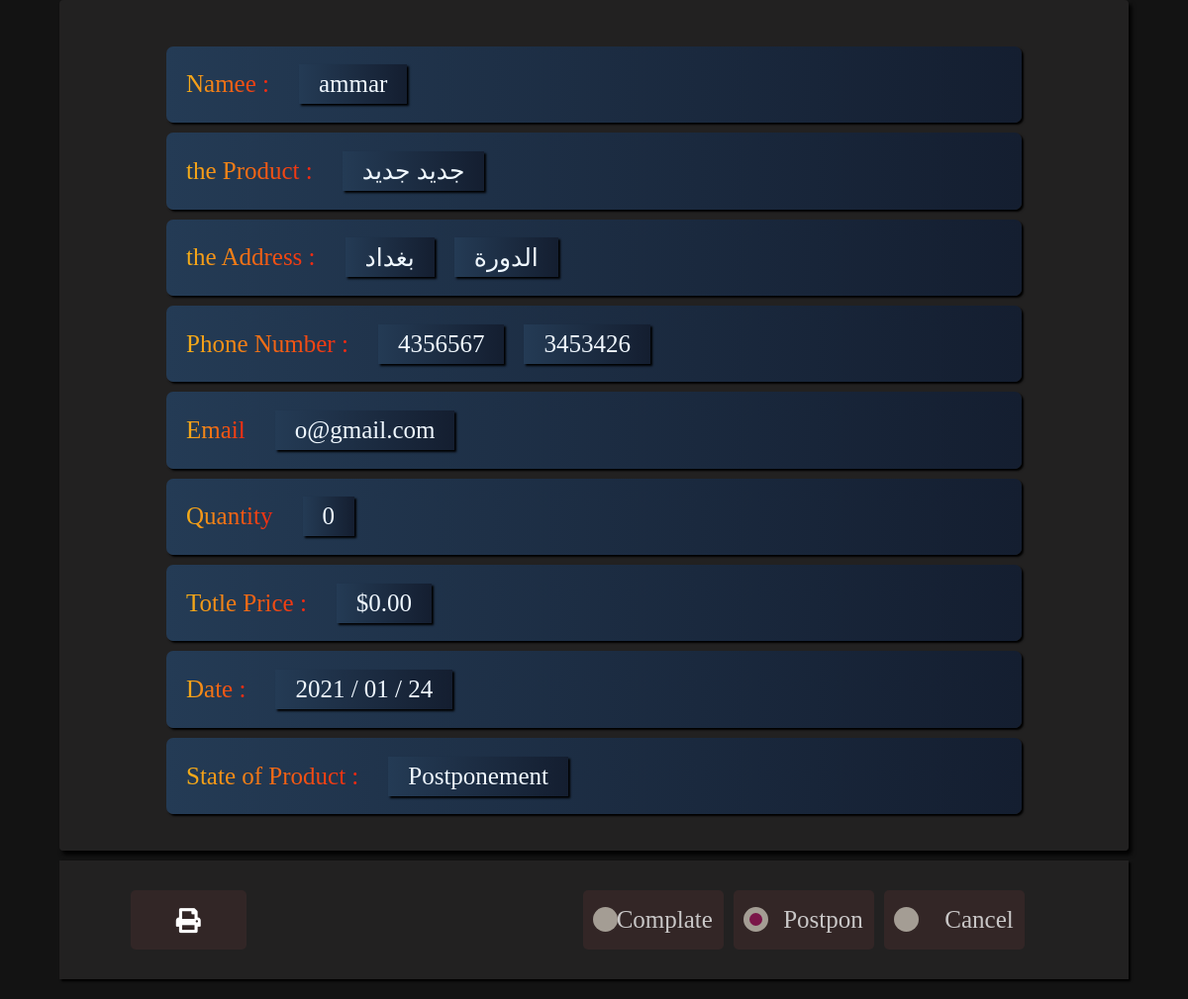
The page /6/ (signed in) on the database its author committed.
### products/models.py (models this page shows, shortened)
class OrderItem(models.Model):
    product=models.ForeignKey(Product,on_delete=models.CASCADE)
    customer=models.ForeignKey(User,on_delete=models.CASCADE)
    quantity=models.IntegerField(default=0)
    date_add=models.DateTimeField(default=datetime.datetime.now)
    address=models.ForeignKey('Address',on_delete=models.CASCADE,null=True,blank=True)
    complate=models.CharField(null=True,blank=True, max_length=20)
    def totleprice(self):
        if self.product.PRDDiscount:
            totle=self.quantity * self.product.PRDDiscount
        else:
            totle=self.quantity * self.product.PRDPrice
        return totle

class Product(models.Model):
    PRDName=models.CharField(max_length=300,verbose_name="name of product")
    PRDName_ar=models.CharField(max_length=300,verbose_name="name of product in arabic")
    PRDPrice=models.DecimalField(default=0 , max_digits=5, decimal_places=2,verbose_name="The price in arabic")
    PRDPrice_ar=models.DecimalField(default=0 , max_digits=5, decimal_places=2,verbose_name="The price")
    PRDDiscription=models.TextField(verbose_name="Discribtion of product")
    PRDDiscription_ar=models.TextField(verbose_name="Discribtion of product in arabic")
    PRDIamge=models.ImageField(default='/none.jpeg',upload_to='media')
    CHOICES_TYPE=(('Carpets and meridians','Carpets and meridians'),('the games','the games'),('Electrical','Electrical'),('Mobile phones','Mobile phones'))
    CHOICES_TYPE_ar=(('سجادات و زوالي','سجادات و زوالي'),('الالعاب','الالعاب'),('الكهربائيات','الكهربائيات'),('الهواتف المحمولة','الهواتف المحمولة'))
    PRDType=models.CharField(max_length=90,choices=CHOICES_TYPE,verbose_name="Type of product")
    PRDType_ar=models.CharField(max_length=90,choices=CHOICES_TYPE_ar,verbose_name="Type of product in arabic")
    CHOICES_STATE=(('new','new'),('old','old'))
    CHOICES_STATE_ar=(('جديد','جديد'),('قديم','قديم'))
    PRDSate=models.CharField(choices=CHOICES_STATE,max_length=20,verbose_name="state of product ")
    PRDSate_ar=models.CharField(choices= CHOICES_STATE_ar,max_length=20 ,verbose_name="state of product in arabic")
    PRDDiscount=models.DecimalField(blank=True,null=True ,default=0 , max_digits=5, decimal_places=2,verbose_name="The Discount")
    PRDDiscount_ar=models.DecimalField(blank=True,null=True,default=0 , max_digits=5, decimal_places=2,verbose_name="The Discount in arabic")
    PRDSlug=models.SlugField(blank=True,null=True)
    def __str__(self):
        return str(self.PRDName)

class Address(models.Model):
    user=models.ForeignKey(User,on_delete=models.CASCADE)
    covernorate=models.CharField(default='بغداد',max_length=30)
    state=models.CharField(max_length=100)
    phone_number1=models.CharField(max_length=11)
    phone_number2=models.CharField(max_length=11)
    email=models.EmailField(blank=True ,null=True)
    date_add=models.DateTimeField(default=datetime.datetime.now)

### project/view.py (the view)
# urls.py: path('<int:id>/',detail,name='detaill'),
def detail(request ,id):
    if request.user.is_authenticated and request.user.username == 'Social':
        order=OrderItem.objects.get(id=id)
        return render(request,'home_template/detail.html',{'obj':order})
    else: return redirect('login')

### products/context_processor.py (called while the page is built)
def allorders(request):
    count=0
    if request.user.is_authenticated:
        obj=OrderItem.objects.filter(customer=request.user)
        for i in obj:
            count +=i.quantity
    return{'all':count}

def everyorder(request):
    obj=0
    countCa=0
    countCo=0
    countPo=0
    if request.user.is_authenticated:
        obj2=OrderItem.objects.all()
        for fillter in obj2:
            if fillter.address :
                if fillter.complate :
                    obj+=1
                if fillter.complate == 'complate':
                    countCo+=1
                elif fillter.complate == 'Cancel':
                    countCa+=1
                elif fillter.complate =='Postponement':
                    countPo+=1
    return{'everyorder':obj ,'countPo':countPo,'countCo':countCo,'countCa':countCa}

### template/home_template/detail.html (shortened to what this page needs)
{% load static %}
<!DOCTYPE html>
<html lang="en">
<head>
    <link rel="stylesheet" href="{% static 'css/detail.css' %}">
    <link rel="stylesheet" href="{% static 'css/mobile_detail.css' %}">
    <link rel="stylesheet" href="{% static 'css/deatail_options.css' %}">
    <link rel="stylesheet" href="https://pro.fontawesome.com/releases/v5.10.0/css/all.css"/>
</head>
<body>
    {% if request.user.is_authenticated and request.user.username == 'Social' %}
    <div class="alldetail" id="alldetail" >
        <div class="cover" id="cover">
        <div class="name_user"><label for="">Namee :</label><div>
            {% if obj.customer.firs_name and obj.customer.last_name %}
            {{obj.customer.firs_name}} &ThinSpace;{{obj.customer.last_name}}
            {% else %}
        {{obj.customer}}
        {% endif %}
        </div>
        </div>
          <div class="name_product"><label for="">the Product :</label><div>{{obj.product}}</div></div>
            <div class="name_address">
                <label for=""> the Address :</label> <div>{{obj.address.covernorate}}</div>
                 <div>{{obj.address.state}}</div>
            </div>
            <div class="phone_number">
                <label for="">Phone Number :</label>
                <div>{{obj.address.phone_number1}}</div>
                <div>{{obj.address.phone_number2}}</div>
            </div>
            <div class="qunatity_detail">
                <label for="">Email</label>
                <div>{{obj.address.email}}</div>
            </div>
            <div class="qunatity_detail">
                <label for="">Quantity</label>
                <div>{{obj.quantity}}</div>
            </div>
            <div class="total_price">
                <label for="">Totle Price :</label>
                <div>${{obj.totleprice}}</div>
            </div>
        <div class="state_product">
            <label for="">Date :</label>
            <div>{{obj.date_add|date:'Y / m / d'}}</div>
        </div>
        <div class="state_product">
            <label for="">State of Product :</label>
            <div>
            {{obj.complate}}
            </div>
        </div>
        </div>
    </div>
    <div class="complate">
        <div class="print_detail"  id="print_detail">
        {% if obj.complate == 'complate' %}
           <p style="cursor: pointer;"><i class="fas fa-print"></i></p>
           {% else %}
           <p class="notallow"><i class="fas fa-print"></i></p>
        {% endif %}
        </div>
        <form action=""  class="form_state"  method="POST" >
            <div class="cancel">
                {% if obj.complate == 'Cancellation' %}
             <input class="cancell checkmark" type="radio" data-customer={{obj.customer}} data-product={{obj.product.PRDSlug}} >&ThinSpace; Cancel
             {% else %}
             <input class="cancell" type="radio" data-customer={{obj.customer}} data-product={{obj.product.PRDSlug}} >&ThinSpace; Cancel
             {% endif %}
            </div>
            <div class="Postponement">
                {% if obj.complate == 'Postponement' %}
                <input  class="Postponementt checkmark" type="radio" data-customer={{obj.customer}} data-product={{obj.product.PRDSlug}}>&ThinSpace; Postpon
                {% else %}
                <input  class="Postponementt" type="radio" data-customer={{obj.customer}} data-product={{obj.product.PRDSlug}}>&ThinSpace; Postpon
                {% endif %}
            </div>
            <div class="complat">
                {% if obj.complate == 'complate' %}
                <input class="complatt checkmark" type="radio" data-customer={{obj.customer}} data-product={{obj.product.PRDSlug}}>&ThinSpace; Complate
                {% else %}
                <input class="complatt" type="radio" data-customer={{obj.customer}} data-product={{obj.product.PRDSlug}}>&ThinSpace; Complate
                {% endif %}
            </div>
        </form>
    </div>
    {% endif %}
</body>
</html>

### static/css/detail.css (style rules this page uses)
* { box-sizing: border-box; margin: 0; padding: 0; border: none; outline: none; }
body { background-color: #131313; }
.alldetail { width: 90%; margin: 20px; color: aliceblue; height: 860px; display: flex; align-items: center; justify-content: center; box-shadow:3px 4px 4px #000; border-radius: 4px; }
.cover { width: 100%; height: 100%; background-color: rgb(34, 33, 33); border-radius: 4px; display: flex; flex-direction: column; align-items: center; justify-content: center; }
.cover>div { width: 80%; height: 9%; background: #141E30; background: -webkit-linear-gradient(to right, #243B55, #141E30); background: linear-gradient(to right, #243B55, #141E30); display: flex; align-items: center; padding-left: 20px; border-radius: 7px; box-shadow: 2px 2px 2px #000; font-size: 25px; margin-top: 10px; }
.name_user label ,.name_product label ,.name_address label ,.phone_number label ,.qunatity_detail label ,.total_price label,.state_product label { margin-right: 20px; background: #f12711; background: -webkit-linear-gradient(to right, #f5af19, #f12711); background: linear-gradient(to right, #f5af19, #f12711); -webkit-background-clip: text; -webkit-text-fill-color: transparent; }
.name_address>div,.name_user>div ,.name_product>div,.phone_number>div,.qunatity_detail>div,.total_price>div,.state_product>div { margin: 10px; background: #141E30; background: -webkit-linear-gradient(to right, #243B55, #141E30); background: linear-gradient(to right, #243B55, #141E30); box-shadow: 2px 2px 2px #000; padding: 20px; height: 30px; display: flex; align-items: center; justify-content: center; }

### static/css/deatail_options.css (style rules this page uses)
.alldetail { margin: auto; }
.complate { background: #222121; margin: auto; width: 90%; margin-top: 10px; height: 120px; margin-bottom: 20px; display: flex; align-items: center; justify-content: space-between; box-shadow: 2px 2px 2px #000; perspective: 600px; }
.form_state { width: 70%; height: 100%; display: flex; align-items: center; padding: 10px; direction: rtl; margin-right: 90px; }
.cancel,.complat,.Postponement { height: 60%; background-color: rgb(51, 38, 38); margin: 5px; display: flex; align-items: center; padding-left: 4%; border-radius: 5px; user-select: none; -webkit-user-select: none; -moz-user-select: none; -ms-user-select: none; font-size: 25px; position: relative; z-index: 1; width: 20%; color: #c9c7c7; text-align: center; }
.cancell,.Postponementt,.complatt { -webkit-appearance: none; -moz-appearance: none; -ms-appearance: none; appearance: none; background-color: #a49d94; width: 25px; height: 25px; position: absolute; top: 29%; left: 7%; border-radius: 40px; }
.Postponementt.checkmark { border: 6px solid #a49d94; background-color: rgb(122 21 72); padding: 0px; }
.print_detail { width: 25%; height: 100%; display: flex; align-items: center; justify-content: center; }
.print_detail p { width: 45%; height: 50%; background: #322626; margin: 10px; color: #fff; display: flex; align-items: center; justify-content: center; font-size: 25px; border-radius: 5px; }
.notallow { cursor: not-allowed; }

### rows shown on the page
OrderItem: customer "ammar", product "جديد جديد", address.covernorate "بغداد", address.state "الدورة", address.phone_number1 "4356567", address.phone_number2 "3453426", address.email "o@gmail.com", quantity "0", totleprice "0.00", date_add "2021 / 01 / 24", complate "Postponement"
